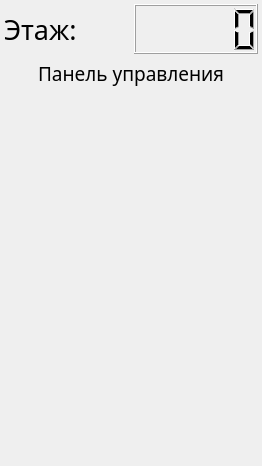
<?xml version="1.0" encoding="UTF-8"?>
<ui version="4.0">
 <class>Controller</class>
 <widget class="QWidget" name="Controller">
  <property name="geometry">
   <rect>
    <x>0</x>
    <y>0</y>
    <width>262</width>
    <height>466</height>
   </rect>
  </property>
  <property name="palette">
   <palette>
    <active/>
    <inactive/>
    <disabled/>
   </palette>
  </property>
  <property name="windowTitle">
   <string>Form</string>
  </property>
  <layout class="QGridLayout" name="gridLayout">
   <property name="leftMargin">
    <number>4</number>
   </property>
   <property name="topMargin">
    <number>4</number>
   </property>
   <property name="rightMargin">
    <number>4</number>
   </property>
   <property name="bottomMargin">
    <number>4</number>
   </property>
   <item row="2" column="0" colspan="2">
    <layout class="QHBoxLayout" name="horizontalLayout">
     <property name="topMargin">
      <number>0</number>
     </property>
     <item>
      <spacer name="horizontalSpacer_2">
       <property name="orientation">
        <enum>Qt::Horizontal</enum>
       </property>
       <property name="sizeType">
        <enum>QSizePolicy::MinimumExpanding</enum>
       </property>
       <property name="sizeHint" stdset="0">
        <size>
         <width>40</width>
         <height>20</height>
        </size>
       </property>
      </spacer>
     </item>
     <item>
      <layout class="QVBoxLayout" name="buttonsLayout">
       <property name="spacing">
        <number>20</number>
       </property>
      </layout>
     </item>
     <item>
      <spacer name="horizontalSpacer">
       <property name="orientation">
        <enum>Qt::Horizontal</enum>
       </property>
       <property name="sizeType">
        <enum>QSizePolicy::MinimumExpanding</enum>
       </property>
       <property name="sizeHint" stdset="0">
        <size>
         <width>40</width>
         <height>20</height>
        </size>
       </property>
      </spacer>
     </item>
    </layout>
   </item>
   <item row="3" column="0" colspan="2">
    <spacer name="verticalSpacer">
     <property name="orientation">
      <enum>Qt::Vertical</enum>
     </property>
     <property name="sizeType">
      <enum>QSizePolicy::Expanding</enum>
     </property>
     <property name="sizeHint" stdset="0">
      <size>
       <width>20</width>
       <height>200</height>
      </size>
     </property>
    </spacer>
   </item>
   <item row="1" column="0" colspan="2">
    <widget class="QLabel" name="label">
     <property name="font">
      <font>
       <family>Yu Gothic UI Light</family>
       <pointsize>14</pointsize>
      </font>
     </property>
     <property name="text">
      <string>Панель управления</string>
     </property>
     <property name="textFormat">
      <enum>Qt::PlainText</enum>
     </property>
     <property name="scaledContents">
      <bool>false</bool>
     </property>
     <property name="alignment">
      <set>Qt::AlignCenter</set>
     </property>
    </widget>
   </item>
   <item row="0" column="1">
    <widget class="QLCDNumber" name="lcdNumber">
     <property name="minimumSize">
      <size>
       <width>0</width>
       <height>50</height>
      </size>
     </property>
    </widget>
   </item>
   <item row="0" column="0">
    <widget class="QLabel" name="label_2">
     <property name="font">
      <font>
       <family>Yu Gothic UI Light</family>
       <pointsize>20</pointsize>
      </font>
     </property>
     <property name="text">
      <string>Этаж:</string>
     </property>
    </widget>
   </item>
  </layout>
 </widget>
 <resources/>
 <connections/>
</ui>
